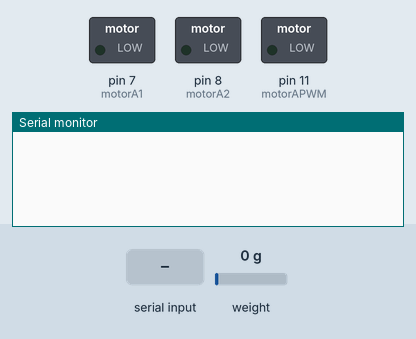
A sketch run on a simulated Arduino Uno, built with avr-gcc and run on an emulated ATmega328P. Parts: switched loads named in the sketch (green lamp = pin HIGH), the last lines printed to the serial monitor. Inputs (shaded band) come from the test bench; at power-on: weight on the scale 0 g.

Above: at 1.2 s.
1.3 s: "MA\n" received over Serial
At 2.2 s:
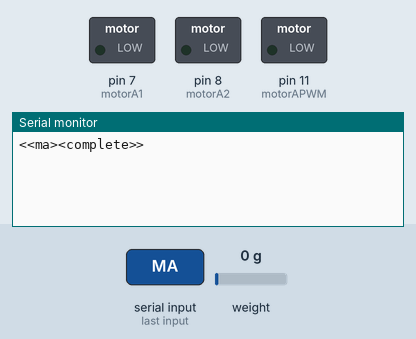
2.8 s: "CL\n" received over Serial
At 3.31 s:
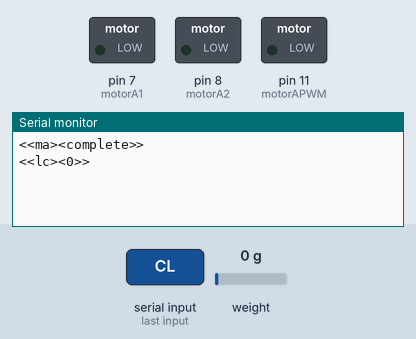

Measured:
- after the input at 1.3 s, the serial monitor: prints a new line at once (image 1)
- after the input at 2.8 s, the serial monitor: prints a new line after 0.30 s (image 2)

The sketch:

mt_firmware_v1b.ino
```cpp
#include <Arduino.h>
#include <HX711.h>

// Motor A
const int motorA1 = 7;
const int motorA2 = 8;
const int motorAPWM = 11;

// // Motor B
// const int motorB1 = 4;
// const int motorB2 = 7;
// const int motorBPWM = 6;

// HX711 pins
const int LOADCELL_DOUT_PIN = 4;
const int LOADCELL_SCK_PIN = 5;
long lcVal;
HX711 scale;
long lcTareOff = 0;
int lcTareCount = 5;

// int dispSenseVal;
// int dispSensePin = A0;

void setup() {
  Serial.begin(115200);

  pinMode(motorA1, OUTPUT);
  pinMode(motorA2, OUTPUT);
  pinMode(motorAPWM, OUTPUT);
  // pinMode(motorB1, OUTPUT);
  // pinMode(motorB2, OUTPUT);
  // pinMode(motorBPWM, OUTPUT);

  scale.begin(LOADCELL_DOUT_PIN, LOADCELL_SCK_PIN);
}

void loop() {
  if (Serial.available() > 0) {
    String command = Serial.readStringUntil('\n');
    //Serial.println("Command received: " + command.substring(2));
    if (command.startsWith("MA") || command.startsWith("MB")) {
      handleMotorCommand(command);
    } else if (command.startsWith("HX")) {
      handleScaleCommand(command);
    } else if (command.startsWith("CL")){
      handleLCCommand(command);
    }
  }
  //long reading = scale.read();
  //Serial.println(reading);
  //delay(200);
}

void handleMotorCommand(String command) {
  int pin1, pin2, pwmPin;
  if (command.startsWith("MA")) {
    pin1 = motorA1; pin2 = motorA2; pwmPin = motorAPWM;
  } else {
    // pin1 = motorB1; pin2 = motorB2; pwmPin = motorBPWM;
  }

  char dir = command.charAt(2);
  int speed = command.substring(3).toInt();

  if (dir == 'R') {
    digitalWrite(motorA1, HIGH);
    digitalWrite(motorA2, LOW);
    // digitalWrite(motorB1, HIGH);
    // digitalWrite(motorB2, LOW);

  } else if (dir == 'F') {
    digitalWrite(motorA1, LOW);
    digitalWrite(motorA2, HIGH);
    // digitalWrite(motorB1, LOW);
    // digitalWrite(motorB2, HIGH);
  } else {
    digitalWrite(motorA1, LOW);
    digitalWrite(motorA2, LOW);
    speed = 0;
  }
  analogWrite(motorAPWM, speed);
  // analogWrite(motorBPWM, speed);

  //Serial.println("Command executed: " + command);
  Serial.println("<<ma><complete>>");
}

void handleScaleCommand(String command) {
  if (command.substring(2) == "READ") {
    lcVal = scale.read(); // - lcTareOff;
    delay(200);
    //Serial.println("HX711 Reading: " + String(lcVal));
    Serial.println("<<lc><"+String(lcVal)+">>");
  } else if (command.substring(2) == "TARE") {
    // long lcSum = 0;
    // int tareInc = 0;
    // while (tareInc < lcTareCount){
    //   lcSum = lcSum + scale.read();
    //   delay(200);
    //   tareInc = tareInc + 1;
    // }
    // lcTareOff = lcSum / lcTareCount;
    scale.tare(10);
    lcTareOff = scale.get_tare();
    Serial.println("<<lc_tare><"+String(lcTareOff)+">>");
  } else if (command.substring(2) == "ALL") {
    lcVal = scale.read();
    delay(200);
    //Serial.println("HX711 Reading: " + String(lcVal));
    Serial.println("<<lc><"+String(lcVal)+">>");
    // dispSenseVal = analogRead(dispSensePin);
    // delay(20);
    // Serial.println("<<ds><"+String(dispSenseVal)+">>");
  }
}

void handleLCCommand(String command){
  char dir = command.charAt(2);
  long target = command.substring(3).toInt();
  bool cont = true;
  while (cont == true) {
    handleScaleCommand("HXALL");

    if (dir == 'T'){
      handleMotorCommand("MAR200");
      delay(5);
      handleMotorCommand("MAS0");
      if (lcVal >= target){
        cont = false;
        handleMotorCommand("MAS0");
        Serial.println("<<lt><end>>");
      }
    }else if (dir == 'C'){
      handleMotorCommand("MAF200");
      delay(5);
      handleMotorCommand("MAS0");
      if (lcVal <= target){
        cont = false;
        handleMotorCommand("MAS0");
        Serial.println("<<lt><end>>");
      }
    }
  }
}

void handleL2F(String command){
  // Load to Failure cycle
  char dir = command.charAt(2);
  long target = command.substring(3).toInt();
  bool cont = true;
  long prev[3] = {0, 0, 0};
  long cur[3] = {0, 0, 0};
  long avg_prev;
  long avg_cur;
  int change;
  int thresh_change = -25;
  int i = 0;
  while (cont == true) {
    if (i > 0){
      prev[0] = prev[1];
      prev[1] = prev[2];
      prev[2] = cur[0];
      cur[0] = cur[1];
      cur[1] = cur[2];
    }
    handleScaleCommand("HXALL");
    cur[2] = lcVal;
    avg_prev = (prev[0] + prev[1] + prev[2]) / 3;
    avg_cur = (cur[0] + cur[1] + cur[2]) / 3;
    change = (avg_cur - avg_prev) * 100 / avg_prev;
    if (dir == 'T'){
      handleMotorCommand("MAR200");
      delay(5);
      handleMotorCommand("MAS0");
      if (change >= thresh_change){
        cont = false;
        handleMotorCommand("MAS0");
        Serial.println("<<lt><end>>");
      }
    }else if (dir == 'C'){
      handleMotorCommand("MAF200");
      delay(5);
      handleMotorCommand("MAS0");
      if (change <= thresh_change){
        cont = false;
        handleMotorCommand("MAS0");
        Serial.println("<<lt><end>>");
      }
    }
  }
}
```
